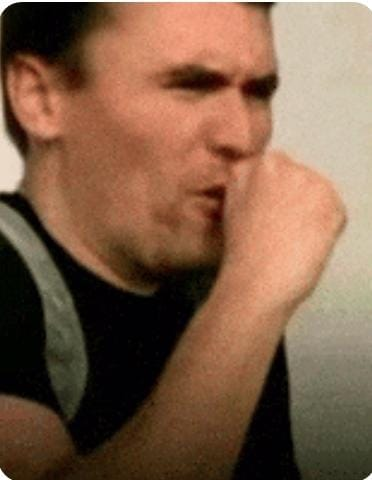
//> input picture src/soal-5-ConCept/test.jpeg, 372 x 480 px
$ ./loadimg   (built with g++ and OpenCV 4)
//> lines starting //> are read from the running program, lines starting //| are printed output that depends on the picture


#include <opencv2/opencv.hpp>
#include "bits/stdc++.h"
using namespace std;
int main() {

    string path = "test.jpeg";
    cv::Mat img= cv::imread(path);
//> img is the input picture: 480 rows x 372 cols, CV_8UC3; mean B, G, R 72.5, 95.3, 127.4
    if (img.empty())return -1;
    cv::Mat logp;
    cv::Point2f center(img.cols/2.0f, img.rows/2.0f);
//> center = Point(186, 240)
    cv::logPolar(img, logp, center, 40,cv::INTER_LINEAR +cv::WARP_FILL_OUTLIERS);
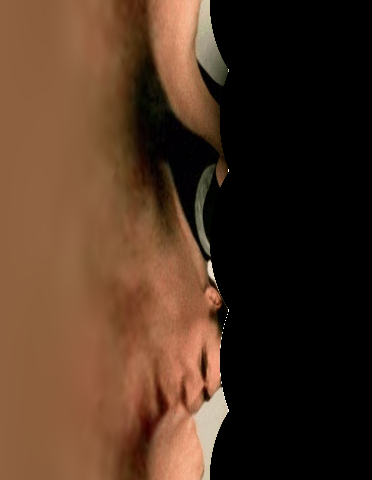
//> logp: 480 rows x 372 cols, CV_8UC3; mean B, G, R 34.4, 51.9, 77.4
    cv::Mat gray;
    cv::cvtColor(logp, gray, cv::COLOR_BGR2GRAY);
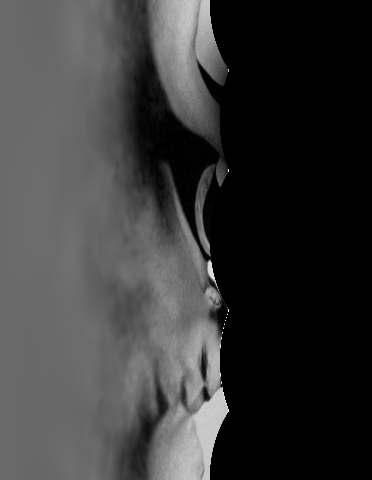
//> gray: 480 rows x 372 cols, CV_8UC1; min 0, max 255, mean 57.6
    cv::imshow("result", gray);
    cv::waitKey(1);
    cv::imwrite("result.jpeg",gray);
    cv::destroyWindow("result");
    return 0;
}
